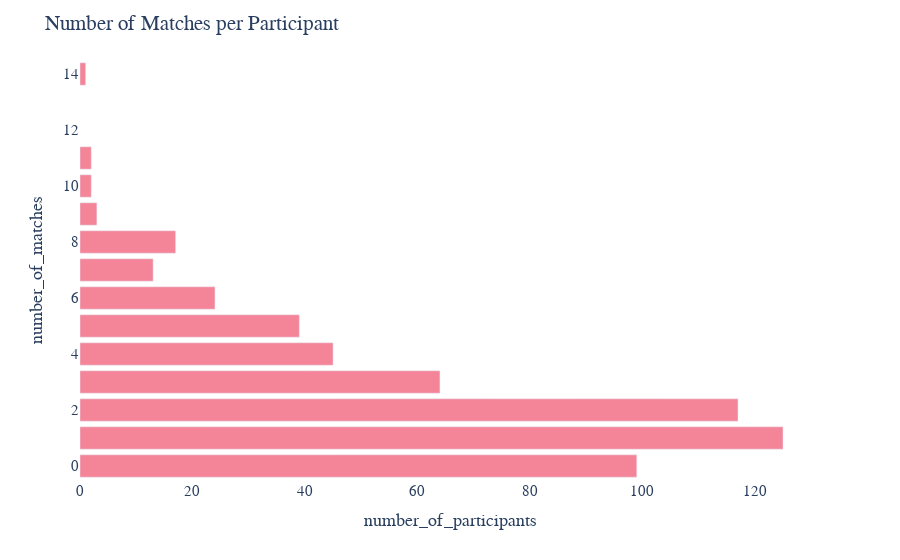

Write notebook code for a chart like this one.
### Code cell
fig0 = px.bar(df_match_total2, x="number_of_participants", y="number_of_matches", orientation='h', color_discrete_sequence=['rgb(244, 132, 152)'])
fig0.update_layout(paper_bgcolor = "rgba(0,0,0,0)",
                   plot_bgcolor = "rgba(0,0,0,0)",
                   font_family = "verdana",
                   font_size = 15,
                   title = 'Number of Matches per Participant'
)
fig0.show()

### Figure 1 — Plotly figure (JSON) as saved in the notebook; plotly's stock layout.template omitted (floating-point values rounded to 4 significant figures)
{"data": [{"alignmentgroup": "True", "hoverlabel": {"namelength": 0}, "hovertemplate": "number_of_participants=%{x}<br>number_of_matches=%{y}", "legendgroup": "", "marker": {"color": "rgb(244, 132, 152)"}, "name": "", "offsetgroup": "", "orientation": "h", "showlegend": false, "textposition": "auto", "type": "bar", "x": [99, 125, 117, 64, 45, 39, 24, 13, 17, 3, 2, 2, 1], "xaxis": "x", "y": [0, 1, 2, 3, 4, 5, 6, 7, 8, 9, 10, 11, 14], "yaxis": "y"}], "layout": {"autosize": true, "barmode": "relative", "font": {"family": "verdana", "size": 15}, "legend": {"tracegroupgap": 0}, "margin": {"t": 60}, "paper_bgcolor": "rgba(0, 0, 0, 0)", "plot_bgcolor": "rgba(0, 0, 0, 0)", "title": {"text": "Number of Matches per Participant"}, "xaxis": {"anchor": "y", "autorange": true, "domain": [0, 1], "range": [0, 131.6], "title": {"text": "number_of_participants"}, "type": "linear"}, "yaxis": {"anchor": "x", "autorange": true, "domain": [0, 1], "range": [-0.5, 14.5], "title": {"text": "number_of_matches"}, "type": "linear"}}}
